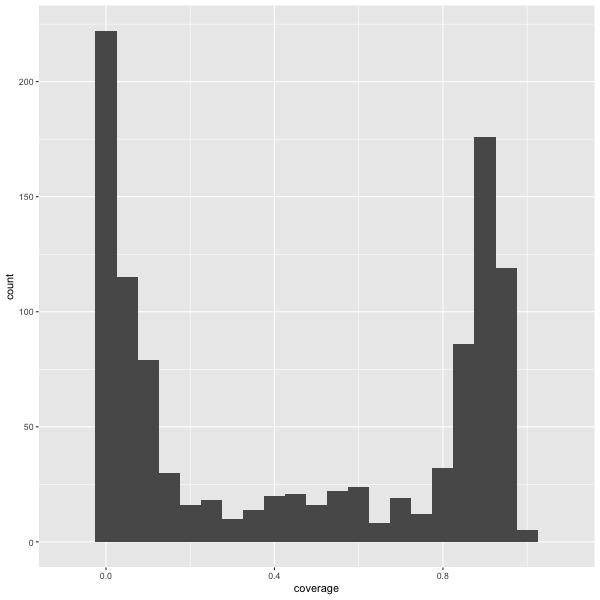

This chart was generated by the following R code:
library(ggplot2)

alignment = read.table(file="Exo70_AtBdHvOsSc_MUSCLE.phy_alignment_coverage.txt", header=T)
alignment = data.frame(alignment)

png(file="Exo70_AtBdHvOsSc_MUSCLE.phy_alignment_coverage.png", height=600, width=600)
ggplot(alignment, aes(coverage)) + geom_histogram(binwidth = 0.05) + scale_x_continuous(limits = c(-0.1, 1.1))
dev.off()

